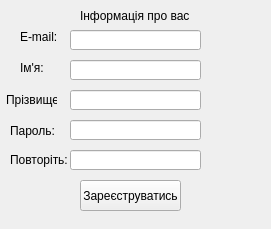
<?xml version="1.0" encoding="UTF-8"?>
<ui version="4.0">
 <class>Form2</class>
 <widget class="QWidget" name="Form2">
  <property name="geometry">
   <rect>
    <x>0</x>
    <y>0</y>
    <width>271</width>
    <height>229</height>
   </rect>
  </property>
  <property name="windowTitle">
   <string>Form</string>
  </property>
  <widget class="QLineEdit" name="lineEdit">
   <property name="geometry">
    <rect>
     <x>70</x>
     <y>30</y>
     <width>131</width>
     <height>20</height>
    </rect>
   </property>
  </widget>
  <widget class="QLineEdit" name="lineEdit_2">
   <property name="geometry">
    <rect>
     <x>70</x>
     <y>120</y>
     <width>131</width>
     <height>20</height>
    </rect>
   </property>
  </widget>
  <widget class="QLineEdit" name="lineEdit_3">
   <property name="geometry">
    <rect>
     <x>70</x>
     <y>150</y>
     <width>131</width>
     <height>20</height>
    </rect>
   </property>
  </widget>
  <widget class="QPushButton" name="registration2">
   <property name="geometry">
    <rect>
     <x>80</x>
     <y>180</y>
     <width>101</width>
     <height>31</height>
    </rect>
   </property>
   <property name="text">
    <string>Зареєструватись</string>
   </property>
   <property name="shortcut">
    <string>Return</string>
   </property>
   <property name="autoDefault">
    <bool>true</bool>
   </property>
  </widget>
  <widget class="QLabel" name="label">
   <property name="geometry">
    <rect>
     <x>10</x>
     <y>120</y>
     <width>47</width>
     <height>21</height>
    </rect>
   </property>
   <property name="text">
    <string>Пароль:</string>
   </property>
  </widget>
  <widget class="QLabel" name="label_2">
   <property name="geometry">
    <rect>
     <x>10</x>
     <y>150</y>
     <width>61</width>
     <height>20</height>
    </rect>
   </property>
   <property name="text">
    <string>Повторіть:</string>
   </property>
  </widget>
  <widget class="QLabel" name="label_3">
   <property name="geometry">
    <rect>
     <x>20</x>
     <y>30</y>
     <width>47</width>
     <height>13</height>
    </rect>
   </property>
   <property name="text">
    <string>E-mail:</string>
   </property>
  </widget>
  <widget class="QLineEdit" name="lineEdit_4">
   <property name="geometry">
    <rect>
     <x>70</x>
     <y>60</y>
     <width>131</width>
     <height>20</height>
    </rect>
   </property>
  </widget>
  <widget class="QLineEdit" name="lineEdit_5">
   <property name="geometry">
    <rect>
     <x>70</x>
     <y>90</y>
     <width>131</width>
     <height>20</height>
    </rect>
   </property>
  </widget>
  <widget class="QLabel" name="label_4">
   <property name="geometry">
    <rect>
     <x>20</x>
     <y>60</y>
     <width>51</width>
     <height>16</height>
    </rect>
   </property>
   <property name="text">
    <string>Ім'я:</string>
   </property>
  </widget>
  <widget class="QLabel" name="label_5">
   <property name="geometry">
    <rect>
     <x>6</x>
     <y>90</y>
     <width>51</width>
     <height>20</height>
    </rect>
   </property>
   <property name="text">
    <string>Прізвище:</string>
   </property>
  </widget>
  <widget class="QLabel" name="label_6">
   <property name="geometry">
    <rect>
     <x>80</x>
     <y>0</y>
     <width>161</width>
     <height>31</height>
    </rect>
   </property>
   <property name="text">
    <string>Інформація про вас</string>
   </property>
  </widget>
 </widget>
 <resources/>
 <connections/>
</ui>
